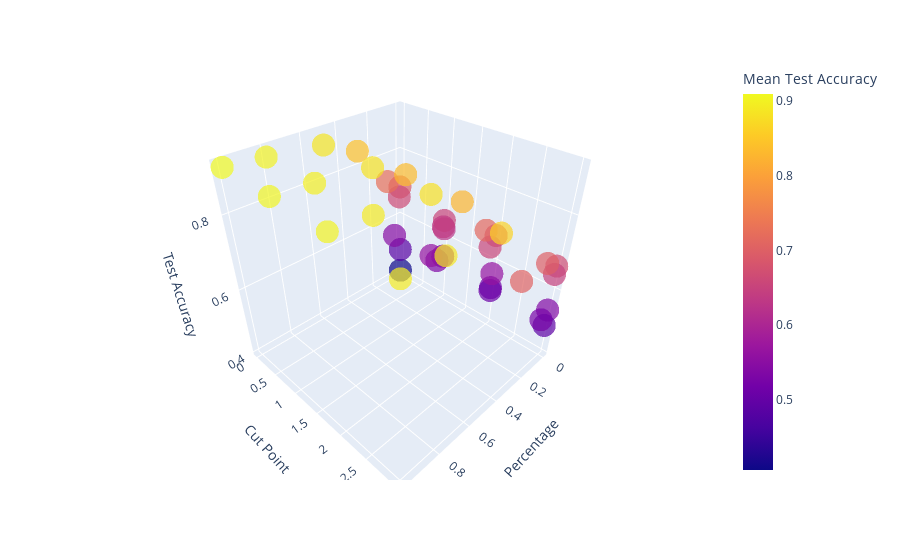

This figure's notebook cell:
### Code cell
# Create a 3D scatter plot
fig = px.scatter_3d(df,
                    x='Percentage',
                    y='Cut Point',
                    z='Mean Test Accuracy',  # or 'Train Accuracy' if you want to visualize training accuracy
                    color='Mean Test Accuracy',  # color scale based on test accuracy
                    size_max=18,
                    opacity=0.7)

# Set axis labels
fig.update_layout(scene=dict(xaxis_title='Percentage',
                             yaxis_title='Cut Point',
                             zaxis_title='Test Accuracy'))

fig.show()

### Figure 1 — Plotly figure (JSON) as saved in the notebook; plotly's stock layout.template omitted (floating-point values rounded to 4 significant figures)
{"data": [{"hovertemplate": "Percentage=%{x}<br>Cut Point=%{y}<br>Mean Test Accuracy=%{marker.color}<extra></extra>", "legendgroup": "", "marker": {"color": [0.4067, 0.5385, 0.5181, 0.54, 0.4845, 0.6273, 0.5088, 0.4913, 0.6941, 0.6537, 0.5643, 0.67, 0.6639, 0.6351, 0.6799, 0.6482, 0.545, 0.5354, 0.6556, 0.5242, 0.7263, 0.564, 0.714, 0.7006, 0.8417, 0.8333, 0.8258, 0.7049, 0.8853, 0.8818, 0.8787, 0.8629, 0.9006, 0.8968, 0.892, 0.8861, 0.9087, 0.9045, 0.9014, 0.8936], "coloraxis": "coloraxis", "opacity": 0.7, "symbol": "circle"}, "mode": "markers", "name": "", "scene": "scene", "showlegend": false, "type": "scatter3d", "x": [0.001, 0.001, 0.001, 0.001, 0.002, 0.002, 0.002, 0.002, 0.005, 0.005, 0.005, 0.005, 0.01, 0.01, 0.01, 0.01, 0.05, 0.05, 0.05, 0.05, 0.1, 0.1, 0.1, 0.1, 0.3, 0.3, 0.3, 0.3, 0.5, 0.5, 0.5, 0.5, 0.8, 0.8, 0.8, 0.8, 1, 1, 1, 1], "y": [0, 1, 2, 3, 0, 1, 2, 3, 0, 1, 2, 3, 0, 1, 2, 3, 0, 1, 2, 3, 0, 1, 2, 3, 0, 1, 2, 3, 0, 1, 2, 3, 0, 1, 2, 3, 0, 1, 2, 3], "z": [0.4067, 0.5385, 0.5181, 0.54, 0.4845, 0.6273, 0.5088, 0.4913, 0.6941, 0.6537, 0.5643, 0.67, 0.6639, 0.6351, 0.6799, 0.6482, 0.545, 0.5354, 0.6556, 0.5242, 0.7263, 0.564, 0.714, 0.7006, 0.8417, 0.8333, 0.8258, 0.7049, 0.8853, 0.8818, 0.8787, 0.8629, 0.9006, 0.8968, 0.892, 0.8861, 0.9087, 0.9045, 0.9014, 0.8936]}], "layout": {"coloraxis": {"colorbar": {"title": {"text": "Mean Test Accuracy"}}, "colorscale": [[0, "#0d0887"], [0.1111, "#46039f"], [0.2222, "#7201a8"], [0.3333, "#9c179e"], [0.4444, "#bd3786"], [0.5556, "#d8576b"], [0.6667, "#ed7953"], [0.7778, "#fb9f3a"], [0.8889, "#fdca26"], [1, "#f0f921"]]}, "legend": {"tracegroupgap": 0}, "margin": {"t": 60}, "scene": {"domain": {"x": [0, 1], "y": [0, 1]}, "xaxis": {"title": {"text": "Percentage"}}, "yaxis": {"title": {"text": "Cut Point"}}, "zaxis": {"title": {"text": "Test Accuracy"}}}}}
